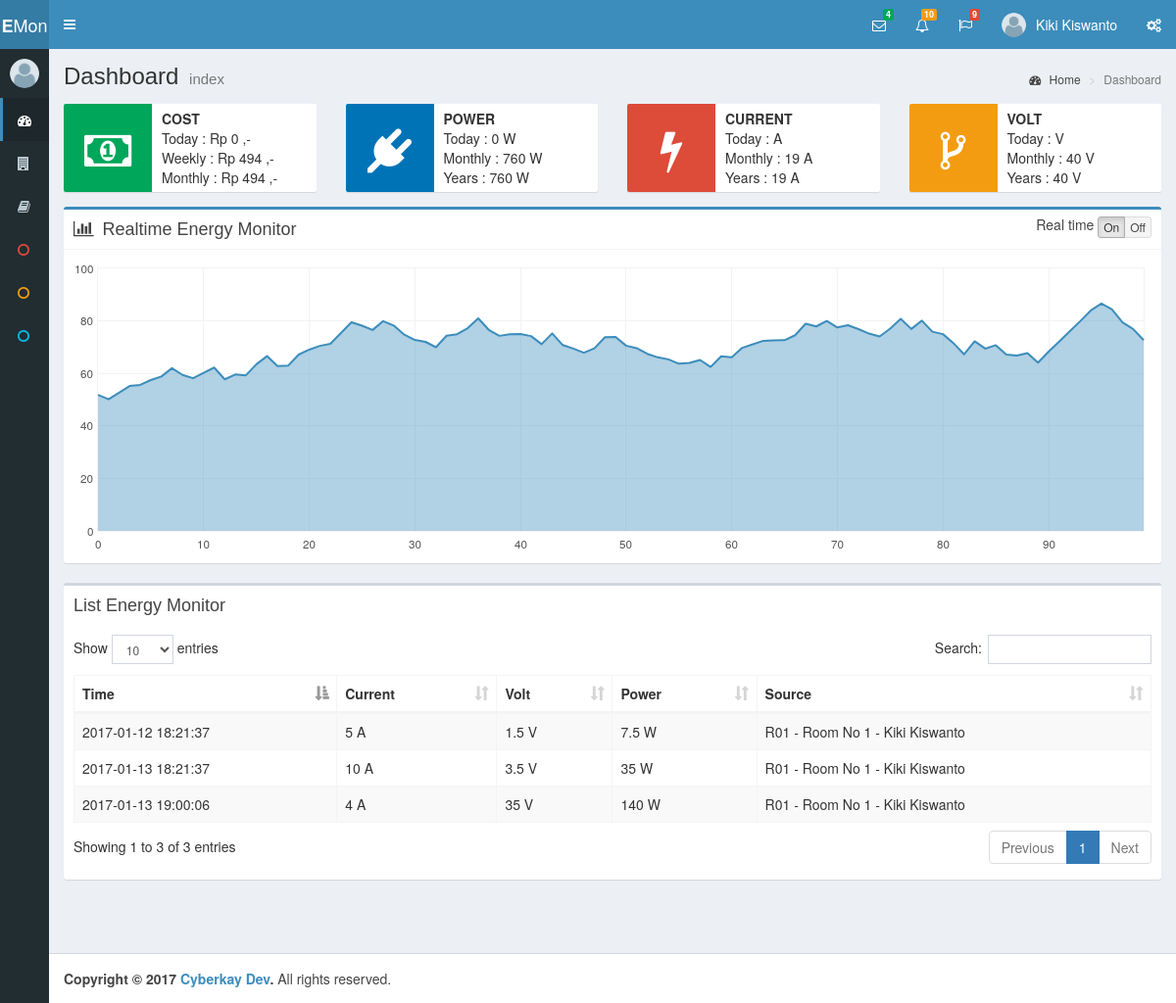
The page / on the database its author committed.
### tables this page shows
CREATE TABLE `kay_electric` (
  `el_id` int(11) NOT NULL,
  `el_source` varchar(11) NOT NULL,
  `i` float NOT NULL DEFAULT '0',
  `v` float NOT NULL DEFAULT '0',
  `o` float NOT NULL DEFAULT '0',
  `kwh` int(11) NOT NULL DEFAULT '1000',
  `el_time` timestamp NOT NULL DEFAULT CURRENT_TIMESTAMP
);

CREATE TABLE `kay_source` (
  `sc_id` int(11) NOT NULL,
  `sc_code` varchar(12) NOT NULL,
  `sc_name` varchar(32) NOT NULL
);

### application/modules/sistem/controllers/Sistem.php (called while the page is built)
<?php
class Sistem extends CI_Controller {
    public function index()
    {
    	$this->load->model('electric_m');
        $data['page'] 	= 'sistem/dashboard';
        $data['electrics'] = $this->electric_m->get_electric();
        $this->load->view('themes/admin_lte/backend_collapse_layout', $data);
    }
}

### index.php (called while the page is built, shortened)
<?php
require_once BASEPATH.'core/CodeIgniter.php';

### application/modules/sistem/models/Electric_m.php (called while the page is built, shortened)
<?php
class Electric_m extends CI_Model {
        public function get_electric()
        {
        	$this->db->join('kay_source', 'kay_source.sc_code = kay_electric.el_source');
            $query = $this->db->get('kay_electric');
            return $query->result();
        }
        public function count_electric($date='')
        {
            $this->db->join('kay_source', 'kay_source.sc_code = kay_electric.el_source');
            if ($date != "") {
                $this->db->like('el_time', $date);
            }
            $query = $this->db->get('kay_electric');
            return $query->num_rows();
        }
        public function sum_electric($code='', $date='')
        {
            if ($code != "") {
                $this->db->select_sum($code);
            }
            $this->db->join('kay_source', 'kay_source.sc_code = kay_electric.el_source');
            if ($date != "") {
                $this->db->like('el_time', $date);
            }
            $query = $this->db->get('kay_electric');
            return $query->row();
        }
        public function get_power($date='')
        {
            $i = $this->sum_electric('i', $date)->i;
            $v = $this->sum_electric('v', $date)->v;
            return $i * $v;
        }
        public function get_cost($date='')
        {
            $w = $this->get_power($date);
            $s = $this->count_electric($date);
            $kwh    = 13000;
            $kws    = $kwh / 60;
            $ws     = $kws / 1000;
            $cw     = $w * $ws;
            $cws    = $cw * $s;
            return  $cws;
        }
}

### application/modules/sistem/views/dashboard.php (the view, shortened to what this page needs)
<div class="row">
	<div class="col-md-3 col-sm-6 col-xs-12">
      <div class="info-box">
        <span class="info-box-icon bg-green"><i class="fa fa-money"></i></span>
        <div class="info-box-content" id="cost">
          <b>COST</b> <br>
          Today : Rp <?= ceil($this->electric_m->get_cost(date("Y-m-d"))); ?> ,-<br>
          Weekly : Rp <?= ceil($this->electric_m->get_cost(date("Y-m"))); ?> ,-<br>
          Monthly : Rp <?= ceil($this->electric_m->get_cost(date("Y"))); ?> ,-
        </div>
      </div>
    </div>
    <div class="col-md-3 col-sm-6 col-xs-12">
      <div class="info-box">
        <span class="info-box-icon bg-blue"><i class="fa fa-plug"></i></span>
        <div class="info-box-content" id="power">
          <b>POWER</b> <br>
          Today : <?= $this->electric_m->get_power(date("Y-m-d")); ?> W<br>
          Monthly : <?= $this->electric_m->get_power(date("Y-m")); ?> W<br>
          Years : <?= $this->electric_m->get_power(date("Y")); ?> W
        </div>
      </div>
    </div>
    <div class="col-md-3 col-sm-6 col-xs-12">
      <div class="info-box">
        <span class="info-box-icon bg-red"><i class="fa fa-bolt"></i></span>
        <div class="info-box-content" id="current">
          <b>CURRENT</b> <br>
          Today  : <?= $this->electric_m->sum_electric('i', date("Y-m-d"))->i; ?> A<br>
          Monthly  : <?= $this->electric_m->sum_electric('i', date("Y-m"))->i; ?> A<br>
          Years : <?= $this->electric_m->sum_electric('i', date("Y"))->i; ?> A
        </div>
      </div>
    </div>
    <div class="col-md-3 col-sm-6 col-xs-12">
      <div class="info-box">
        <span class="info-box-icon bg-yellow"><i class="fa fa-code-fork"></i></span>
        <div class="info-box-content" id="volt">
          <b>VOLT</b> <br>
          Today  : <?= $this->electric_m->sum_electric('v', date("Y-m-d"))->v; ?> V<br>
          Monthly  : <?= $this->electric_m->sum_electric('v', date("Y-m"))->v; ?> V<br>
          Years : <?= $this->electric_m->sum_electric('v', date("Y"))->v; ?> V
        </div>
      </div>
    </div>
</div>
<div class="row">
    <div class="col-xs-12">
        <div class="box box-primary">
            <div class="box-header with-border">
              <i class="fa fa-bar-chart-o"></i>
              <h3 class="box-title">Realtime Energy Monitor</h3>
              <div class="box-tools pull-right">
                Real time
                <div class="btn-group" id="realtime" data-toggle="btn-toggle">
                  <button type="button" class="btn btn-default btn-xs active" data-toggle="on">On</button>
                  <button type="button" class="btn btn-default btn-xs" data-toggle="off">Off</button>
                </div>
              </div>
            </div>
            <div class="box-body">
              <div id="interactive" style="height: 300px;"></div>
            </div>
        </div>
    </div>
    <div class="col-xs-12">
    	 <div class="box">
            <div class="box-header">
              <h3 class="box-title">List Energy Monitor</h3>
            </div>
            <div class="box-body">
              <table id="example1" class="table table-bordered table-striped">
                <thead>
                <tr>
                  <th>Time</th>
                  <th>Current</th>
                  <th>Volt</th>
                  <th>Power</th>
                  <th>Source</th>
                </tr>
                </thead>
                <tbody>
                <?php
                foreach ($electrics as $row) {
                 ?>
                <tr>
                  <td><?= $row->el_time; ?></td>
                  <td><?= $row->i; ?> A</td>
                  <td><?= $row->v; ?> V</td>
                  <td><?= $this->electric_m->get_power($row->el_time); ?> W</td>
                  <td><?= $row->sc_code; ?> - <?= $row->sc_name; ?></td>
                </tr>
                <?php } ?>
              </table>
            </div>
          </div>
    </div>
</div>

### application/third_party/MX/Loader.php (shortened to what this page needs)
<?php (defined('BASEPATH')) OR exit('No direct script access allowed');
class MX_Loader extends CI_Loader
{
	protected $_module;
	public $_ci_cached_vars = array();
	public function initialize($controller = NULL)
	{
		$this->_module = CI::$APP->router->fetch_module();
	}
	public function database($params = '', $return = FALSE, $query_builder = NULL)
	{
		CI::$APP->db = DB($params, $query_builder);
		return $this;
	}
	public function model($model, $object_name = NULL, $connect = FALSE)
	{
		if (is_array($model)) return $this->models($model);
		($_alias = $object_name) OR $_alias = basename($model);
		list($path, $_model) = Modules::find(strtolower($model), $this->_module, 'models/');
		if ($path == FALSE)
		{
			parent::model($model, $object_name, $connect);
		}
		else
		{
			CI::$APP->$_alias = new $model();
		}
		return $this;
	}
	public function models($models)
	{
		return $this;
	}
	public function view($view, $vars = array(), $return = FALSE)
	{
		list($path, $_view) = Modules::find($view, $this->_module, 'views/');
		if ($path != FALSE)
		{
			$this->_ci_view_paths = array($path => TRUE) + $this->_ci_view_paths;
			$view = $_view;
		}
		return $this->_ci_load(array('_ci_view' => $view, '_ci_vars' => $this->_ci_object_to_array($vars), '_ci_return' => $return));
	}
	public function __get($class)
	{
		return (isset($this->controller)) ? $this->controller->$class : CI::$APP->$class;
	}
	public function _ci_load($_ci_data)
	{
		extract($_ci_data);
		if (isset($_ci_view))
		{
			$_ci_path = '';
			$_ci_file = (pathinfo($_ci_view, PATHINFO_EXTENSION)) ? $_ci_view : $_ci_view.EXT;
			foreach ($this->_ci_view_paths as $path => $cascade)
			{
				if (file_exists($view = $path.$_ci_file))
				{
					$_ci_path = $view;
					break;
				}
			}
		}
		elseif (isset($_ci_path))
		{
			$_ci_file = basename($_ci_path);
			if( ! file_exists($_ci_path)) $_ci_path = '';
		}
		if (isset($_ci_vars))
			$this->_ci_cached_vars = array_merge($this->_ci_cached_vars, (array) $_ci_vars);
		extract($this->_ci_cached_vars);
		if ((bool) @ini_get('short_open_tag') === FALSE && CI::$APP->config->item('rewrite_short_tags') == TRUE)
		{
			echo eval('?>'.preg_replace("/;*\s*\?>/", "; ?>", str_replace('<?=', '<?php echo ', file_get_contents($_ci_path))));
		}
		else
		{
			include($_ci_path);
		}
		if (ob_get_level() > $this->_ci_ob_level + 1)
		{
			ob_end_flush();
		}
		else
		{
			CI::$APP->output->append_output(ob_get_clean());
		}
	}
}

### application/views/themes/admin_lte/head.php (shortened to what this page needs)
<!DOCTYPE html>
<?php
  $PATH = base_url('application/views/themes/admin_lte');
 ?>
<html>
<head>
  <link rel="stylesheet" href="<?= $PATH . '/assets/bootstrap/css/bootstrap.min.css'; ?>">
  <link rel="stylesheet" href="<?= $PATH . '/assets/plugins/font-awesome/css/font-awesome.css'; ?>">
  <link rel="stylesheet" href="<?= $PATH . '/assets/plugins/ionicons/css/ionicons.min.css'; ?>">
  <link rel="stylesheet" href="<?= $PATH . '/assets/admin-lte/css/AdminLTE.min.css'; ?>">
  <link rel="stylesheet" href="<?= $PATH . '/assets/admin-lte/css/skins/_all-skins.min.css'; ?>">
  <link rel="stylesheet" href="<?= $PATH . '/assets/plugins/datatables/dataTables.bootstrap.css'; ?>">
  <link rel="stylesheet" href="<?= $PATH . '/assets/plugins/jasny-bootstrap/css/jasny-bootstrap.min.css'; ?>">
</head>

### application/views/themes/admin_lte/header_collapse.php (shortened to what this page needs)
<body class="hold-transition skin-blue sidebar-collapse sidebar-mini">
<div class="wrapper">
  <header class="main-header">
    <a href="<?= base_url(); ?>" class="logo">
      <span class="logo-mini"><b>E</b>Mon</span>
    </a>
    <nav class="navbar navbar-static-top">
      <a href="#" class="sidebar-toggle" data-toggle="offcanvas" role="button">
      </a>
      <div class="navbar-custom-menu">
        <ul class="nav navbar-nav">
          <li class="dropdown messages-menu">
            <a href="#" class="dropdown-toggle" data-toggle="dropdown">
              <i class="fa fa-envelope-o"></i>
              <span class="label label-success">4</span>
            </a>
          </li>
          <li class="dropdown notifications-menu">
            <a href="#" class="dropdown-toggle" data-toggle="dropdown">
              <i class="fa fa-bell-o"></i>
              <span class="label label-warning">10</span>
            </a>
          </li>
          <li class="dropdown tasks-menu">
            <a href="#" class="dropdown-toggle" data-toggle="dropdown">
              <i class="fa fa-flag-o"></i>
              <span class="label label-danger">9</span>
            </a>
          </li>
          <li class="dropdown user user-menu">
            <a href="#" class="dropdown-toggle" data-toggle="dropdown">
              <img src="<?= base_url('assets/uploads/default-user.png'); ?>" class="user-image" alt="User Image">
              <span class="hidden-xs">Kiki Kiswanto</span>
            </a>
          </li>
          <li>
            <a href="#" data-toggle="control-sidebar"><i class="fa fa-gears"></i></a>
          </li>
        </ul>
      </div>
    </nav>
  </header>
  <div class="content-wrapper">

### application/views/themes/admin_lte/breadcrumb.php
<section class="content-header">
  <h1>
    <?= (empty($this->uri->segment(1))) ? 'Dashboard' : ucfirst($this->uri->segment(1)); ?>
    <small><?= (empty($this->uri->segment(2))) ? 'index' : $this->uri->segment(2); ?></small>
  </h1>
  <ol class="breadcrumb">
    <li><a href="#"><i class="fa fa-dashboard"></i> Home</a></li>
    <li class="active"><?= (empty($this->uri->segment(1))) ? 'Dashboard' : ucfirst($this->uri->segment(1)); ?></li>
  </ol>
</section>

### application/views/themes/admin_lte/section_left.php (shortened to what this page needs)
 <aside class="main-sidebar">
  <section class="sidebar">
    <div class="user-panel">
      <div class="pull-left image">
        <img src="<?= base_url('assets/uploads/default-user.png'); ?>" class="img-circle" alt="User Image">
      </div>
    </div>
    <ul class="sidebar-menu">
      <li class="active">
        <a href="#">
          <i class="fa fa-dashboard"></i> <span>Dashboard</span> <i class="fa fa-angle-left pull-right"></i>
        </a>
      </li>
      <li class="treeview">
        <a href="#">
          <i class="fa fa-building"></i>
        </a>
      </li>
      <li><a href="documentation/index.html"><i class="fa fa-book"></i> <span>Documentation</span></a></li>
      <li><a href="#"><i class="fa fa-circle-o text-red"></i> <span>Important</span></a></li>
      <li><a href="#"><i class="fa fa-circle-o text-yellow"></i> <span>Warning</span></a></li>
      <li><a href="#"><i class="fa fa-circle-o text-aqua"></i> <span>Information</span></a></li>
    </ul>
  </section>
</aside>

### application/views/themes/admin_lte/backend_collapse_layout.php (shortened to what this page needs)
<?php
$this->load->view('themes/admin_lte/head');
$this->load->view('themes/admin_lte/header_collapse');
$this->load->view('themes/admin_lte/breadcrumb');
$this->load->view('themes/admin_lte/section_left');
?>
    <section class="content">
<?php  $this->load->view($page);  ?>
<?php
$this->load->view('themes/admin_lte/footer');
$this->load->view('themes/admin_lte/foot');
 ?>

### application/views/themes/admin_lte/footer.php (shortened to what this page needs)
  </div>
  <footer class="main-footer">
    <strong>Copyright &copy; 2017 <a href="https://www.cyberkay.com/" target="blank">Cyberkay Dev</a>.</strong> All rights
    reserved.
  </footer>
</div>

### application/views/themes/admin_lte/foot.php (shortened to what this page needs)
</body>
</html>

### rows shown on the page
kay_electric: el_time "2017-01-12 18:21:37", i "5", v "1.5", el_time "7.5", kay_source.sc_code "R01", kay_source.sc_name "Room No 1 - Kiki Kiswanto"
kay_electric: el_time "2017-01-13 18:21:37", i "10", v "3.5", el_time "35", kay_source.sc_code "R01", kay_source.sc_name "Room No 1 - Kiki Kiswanto"
kay_electric: el_time "2017-01-13 19:00:06", i "4", v "35", el_time "140", kay_source.sc_code "R01", kay_source.sc_name "Room No 1 - Kiki Kiswanto"
